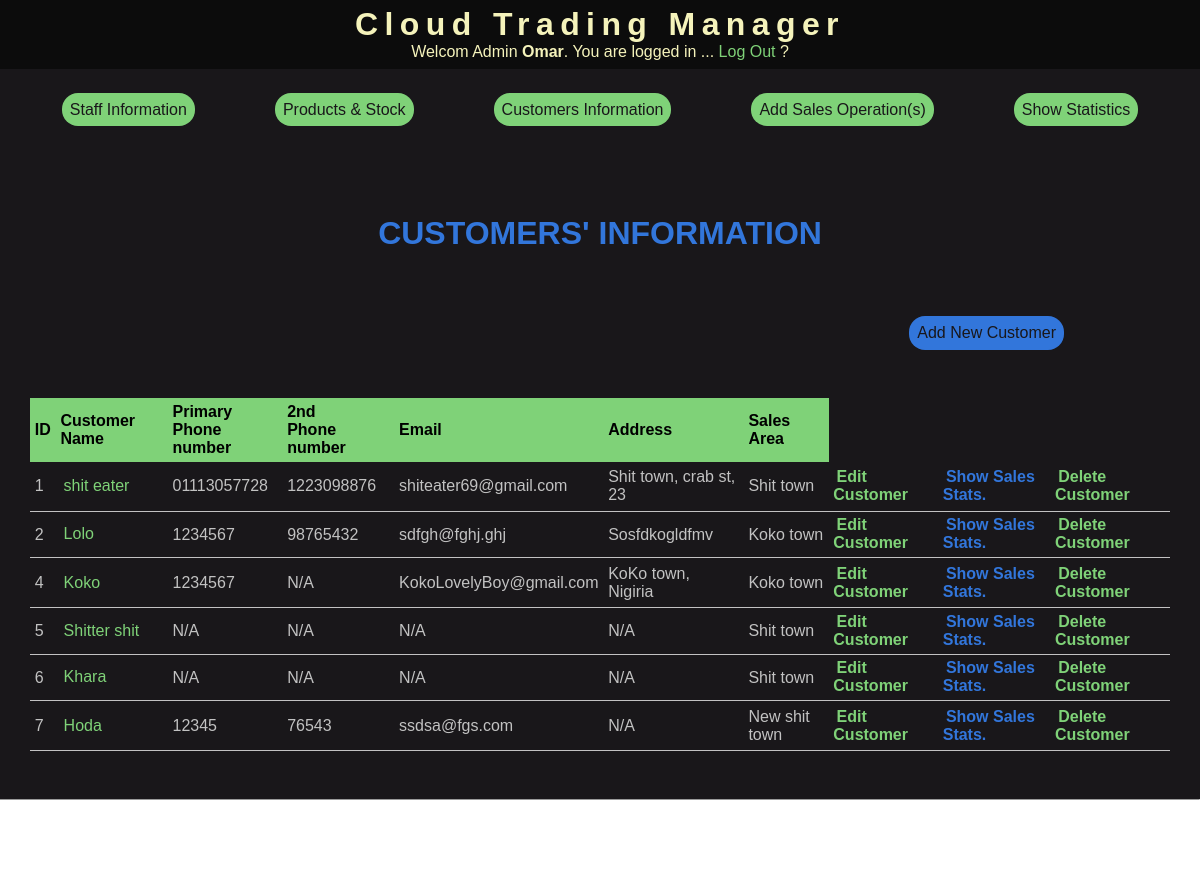
The page /customers.php (signed in) on the database its author committed.
### tables this page shows
CREATE TABLE `customers` (
  `id` int(11) NOT NULL,
  `name` varchar(30) NOT NULL,
  `phone_number` varchar(20) DEFAULT NULL,
  `phone_number_2` int(20) DEFAULT NULL,
  `email` varchar(100) DEFAULT NULL,
  `address` text DEFAULT NULL,
  `area` varchar(50) DEFAULT NULL
);

### classes/Auth.php (called while the page is built, shortened)
<?php
class Auth
{
    public static function isAdminLoggedIn()
    {
        return isset($_SESSION["isAdmin"]) && $_SESSION["isAdmin"] == true;
    }
}

### classes/Customer.php (called while the page is built, shortened)
<?php
class Customer
{
    public function showCustomers($conn)
    {
        $sql = "SELECT *
                FROM customers
                ORDER BY id";
        $results = $conn->query($sql);
        return $results->fetchAll(PDO::FETCH_ASSOC);
    }
}

### customers.php (the view, shortened to what this page needs)
<?php
$db = new Database;
$conn = $db->getConn();
$customers = new Customer;
$customers = $customers->showCustomers($conn);
?>
<?php require "includes/header.php"; ?>
<div class="container">
    <h1 class="form-header">Customers' Information</h1>
    <?php if (Auth::isAdminLoggedIn()) : ?>
        <div class="content-btns">
            <a href="add-customer.php" class="btn-sec">Add New Customer</a>
        </div>
    <?php endif ?>
    <div class="table-container">
        <table class="info_table">
            <thead>
                <tr>
                    <th>ID</th>
                    <th>Customer Name</th>
                    <th>Primary <br>Phone number</th>
                    <th>2nd <br>Phone number</th>
                    <th>Email</th>
                    <th>Address</th>
                    <th>Sales Area</th>
                </tr>
            </thead>
            <tbody>
                <?php foreach ($customers as $customer) : ?>
                    <tr>
                        <td> <?= $customer['id'] ?> </td>
                        <td> <a href="customer-stats.php?id=<?= $customer['id'] ?>" class="btn-table"><?= $customer['name'] ?></a></td>
                        <td> <?= ($customer['phone_number'] == null) ? "N/A" : $customer['phone_number'] ?> </td>
                        <td> <?= ($customer['phone_number_2'] == null) ? "N/A" : $customer['phone_number_2'] ?> </td>
                        <td> <?= ($customer['email'] == null) ? "N/A" : $customer['email'] ?> </td>
                        <td> <?= ($customer['address'] == null) ? "N/A" : $customer['address'] ?> </td>
                        <td> <?= $customer['area'] ?> </td>
                        <?php if (Auth::isAdminLoggedIn()) : ?>
                            <th><a href="update-customer.php?id=<?= $customer['id'] ?>" class="btn-table">Edit Customer</a></th>
                            <th><a href="customer-stats.php?id=<?= $customer['id'] ?>" class="btn-table-sec">Show Sales Stats.</a></th>
                            <th><a href="delete-customer.php?id=<?= $customer['id'] ?>" class="btn-table">Delete Customer</a></th>
                        <?php endif ?>
                    </tr>
                <?php endforeach; ?>
            </tbody>
        </table>
    </div>
</div>
<?php require "includes/footer.php"; ?>

### includes/header.php (shortened to what this page needs)
<!DOCTYPE html>
<html lang="en">
<head>
    <link rel="stylesheet" href="css/style.css" type="text/css">
</head>
<body>
    <div class="navbar">
        <?php if ($_SERVER["SCRIPT_NAME"] != "/sys/index.php") : ?>
            <div class="top-bar">
            <?php endif ?>
            <h1 class="logo"><a href="index.php">Cloud Trading Manager</a> </h1>
            <?php if ($_SERVER["SCRIPT_NAME"] != "/sys/login.php") : ?>
                <?php if (Auth::isAdminLoggedIn()) : ?>
                    <p class="welcom-msg">Welcom Admin <strong><?= ucwords($_SESSION['user']) ?></strong>. You are logged in ... <a href="logout.php">Log Out</a> ?</p>
                <?php elseif (Auth::isLoggedIn()) : ?>
                    <p class="welcom-msg">Welcom <strong><?= ucwords($_SESSION['user']) ?></strong>. You are logged in ... <a href="logout.php">Log Out</a> ?</p>
                <?php endif ?>
            <?php endif ?>
            </div>
            <?php if ($_SERVER["SCRIPT_NAME"] != "/sys/index.php") : ?>
                <ul class="nav-buttons hide">
                    <li>
                        <a href="staff.php" class="btn-main">Staff Information</a>
                    </li>
                    <li>
                        <a href="products.php" class="btn-main">Products & Stock</a>
                    </li>
                    <li>
                        <a href="customers.php" class="btn-main">Customers Information</a>
                    </li>
                    <?php if (Auth::isAdminLoggedIn()) : ?>
                        <li>
                            <a href="sales.php" class="btn-main">Add Sales Operation(s)</a>
                        </li>
                        <li>
                            <a href="stats.php" class="btn-main">Show Statistics</a>
                        </li>
                    <?php endif ?>
                </ul>
            <?php endif ?>
    </div>

### includes/footer.php (shortened to what this page needs)
</body>
<footer>
    <hr>
    <p>Copyright&copy; Omar Tarek</p>
    <p>For more contact omartarek611@gmail.com</p>
</footer>
</html>

### css/style.css (style rules this page uses)
* { margin: 0; padding: 0; -webkit-box-sizing: border-box; box-sizing: border-box; }
html, body { height: 100%; font-family: sans-serif; overflow-x: hidden; }
.container { background: #19171a; width: 100%; min-height: 80%; display: -webkit-box; display: -ms-flexbox; display: flex; -webkit-box-orient: vertical; -webkit-box-direction: normal; -ms-flex-direction: column; flex-direction: column; -webkit-box-pack: top; -ms-flex-pack: top; justify-content: top; -webkit-box-align: center; -ms-flex-align: center; align-items: center; margin-bottom: 3em; }
.content-btns { width: 80%; margin: 4em 0 0 0; display: -webkit-box; display: -ms-flexbox; display: flex; -webkit-box-pack: end; -ms-flex-pack: end; justify-content: flex-end; -webkit-box-align: center; -ms-flex-align: center; align-items: center; }
.content-btns a { margin: 0 1em; }
table { margin-top: 3em; }
.table-container { overflow: auto; background-color: #19171a; max-width: 95%; }
.info_table { border-collapse: collapse; text-align: left; margin: 3em 0; }
.info_table thead { background-color: #7fd278; font-weight: bold; }
.info_table tbody tr { border-bottom: 1px solid #c2c2c2; }
.info_table th { padding: 0.3em; }
.info_table td { padding: 0.4em 0.3em; color: #c2c2c2; }
.info_table .btn-table { text-decoration: none; color: #7fd278; padding: 0.2em; }
.info_table .btn-table-sec { text-decoration: none; color: #3276db; padding: 0.2em; }
.form-header { color: #3276db; margin-top: 2em; text-align: center; text-transform: uppercase; }
.btn-main { text-decoration: none; color: #19171a; background: #7fd278; padding: 0.5em; border-radius: 1em; -webkit-transition: ease 600ms; transition: ease 600ms; text-align: center; }
.btn-sec { text-decoration: none; color: #19171a; background: #3276db; padding: 0.5em; border-radius: 1em; -webkit-transition: 500ms ease; transition: 500ms ease; text-align: center; }
.navbar { display: -webkit-box; display: -ms-flexbox; display: flex; -webkit-box-orient: vertical; -webkit-box-direction: normal; -ms-flex-direction: column; flex-direction: column; -webkit-box-align: center; -ms-flex-align: center; align-items: center; -webkit-box-pack: start; -ms-flex-pack: start; justify-content: flex-start; -ms-flex-wrap: wrap; flex-wrap: wrap; flex-wrap: wrap; width: 100%; min-height: 15vh; background-color: #19171a; }
.top-bar { background-color: #0c0c0c; width: 100%; display: -webkit-box; display: -ms-flexbox; display: flex; -webkit-box-orient: vertical; -webkit-box-direction: normal; -ms-flex-direction: column; flex-direction: column; -webkit-box-align: center; -ms-flex-align: center; align-items: center; -ms-flex-pack: distribute; justify-content: space-around; position: relative; }
.logo { font-family: Impact, Haettenschweiler, "Arial Narrow Bold", sans-serif; letter-spacing: 0.2em; margin-top: 0.2em; width: 100%; text-align: center; }
.logo a { color: #f5f3bb; text-decoration: none; }
.welcom-msg { width: 100%; color: #f5f3bb; text-align: center; margin-bottom: .5em; }
.welcom-msg a { text-decoration: none; color: #7fd278; }
.nav-buttons { list-style: none; width: 100%; background-color: #19171a; display: -webkit-box; display: -ms-flexbox; display: flex; -webkit-box-pack: center; -ms-flex-pack: center; justify-content: center; -ms-flex-wrap: wrap; flex-wrap: wrap; -webkit-transition: -webkit-transform 750ms ease-out; transition: -webkit-transform 750ms ease-out; transition: transform 750ms ease-out; transition: transform 750ms ease-out, -webkit-transform 750ms ease-out; }
.nav-buttons li { margin: 2em 2.5em; }
footer { background-color: #0c0c0c; color: #f5f3bb; text-align: center; display: -webkit-box; display: -ms-flexbox; display: flex; -webkit-box-orient: vertical; -webkit-box-direction: normal; -ms-flex-direction: column; flex-direction: column; -webkit-box-pack: justify; -ms-flex-pack: justify; justify-content: space-between; min-height: 7vh; position: relative; bottom: 0; margin-top: -3em; width: 100%; }

### rows shown on the page
customers: id "1", name "shit eater", phone_number "01113057728", phone_number_2 "1223098876", email "shiteater69@gmail.com", address "Shit town, crab st, 23", area "Shit town"
customers: id "2", name "Lolo", phone_number "1234567", phone_number_2 "98765432", email "sdfgh@fghj.ghj", address "Sosfdkogldfmv", area "Koko town"
customers: id "4", name "Koko", phone_number "1234567", shows "N/A", email "KokoLovelyBoy@gmail.com", address "KoKo town, Nigiria", area "Koko town"
customers: id "5", name "Shitter shit", shows "N/A", area "Shit town"
customers: id "6", name "Khara", shows "N/A", area "Shit town"
customers: id "7", name "Hoda", phone_number "12345", phone_number_2 "76543", email "ssdsa@fgs.com", shows "N/A", area "New shit town"

### other values the page prints
$_SESSION['user'] "Omar"
